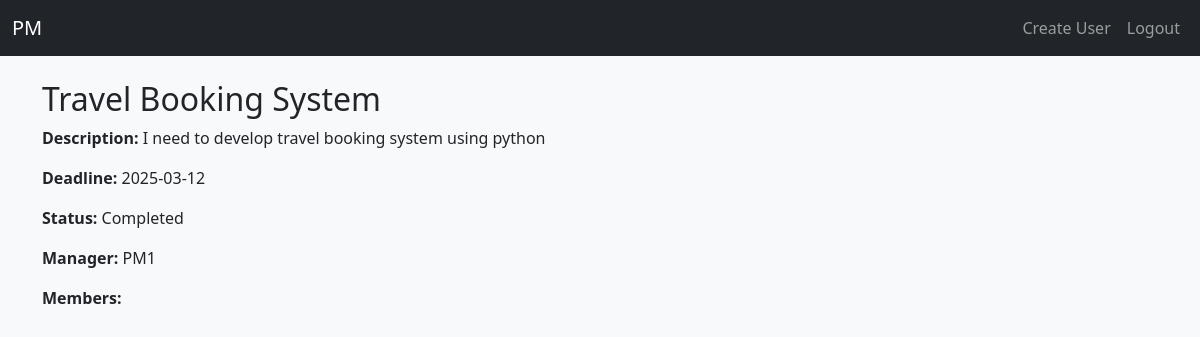
Page /projects/1 (signed in) on the committed database.
### app/models.py (models this page shows, shortened)
class Project(db.Model):
    __tablename__ = 'projects'
    id = db.Column(db.Integer, primary_key=True)
    name = db.Column(db.String(150), nullable=False)
    description = db.Column(db.Text)
    deadline = db.Column(db.Date)
    status = db.Column(db.String(50), default='Not Started')  # Not Started, In Progress, Completed
    manager_id = db.Column(db.Integer, db.ForeignKey('users.id'))
    manager = db.relationship('User', backref='managed_projects')
    members = db.relationship('User', secondary='project_members', backref='projects')

class User(UserMixin, db.Model):
    __tablename__ = 'users'
    id = db.Column(db.Integer, primary_key=True)
    name = db.Column(db.String(150), nullable=False)
    phone = db.Column(db.String(20))
    email = db.Column(db.String(120), unique=True, nullable=False)
    password_hash = db.Column(db.String(256), nullable=False)
    role = db.Column(db.String(20), default='team_member')  # 'admin', 'project_manager', 'team_member'

### app/project/routes.py (the view)
@project.route('/<int:project_id>')
@login_required
def project_detail(project_id):
    project = Project.query.get_or_404(project_id)
    return render_template('project/project_detail.html', project=project)

### app/templates/project/project_detail.html (shortened to what this page needs)
{% extends 'layout.html' %}
{% block content %}
  <h2>{{ project.name }}</h2>
  <p><strong>Description:</strong> {{ project.description }}</p>
  <p><strong>Deadline:</strong> {{ project.deadline }}</p>
  <p><strong>Status:</strong> {{ project.status }}</p>
  <p><strong>Manager:</strong> {{ project.manager.name }}</p>
  <p><strong>Members:</strong>
  </p>
{% endblock %}

### rows in the picture
Project: name "Travel Booking System", description "I need to develop travel booking system using python", deadline "2025-03-12", status "Completed"
User: manager.name "PM1"
